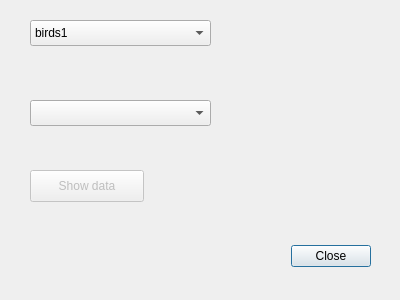
<?xml version="1.0" encoding="UTF-8"?>
<ui version="4.0">
 <class>BirdChooserDialogBase</class>
 <widget class="QDialog" name="BirdChooserDialogBase">
  <property name="geometry">
   <rect>
    <x>0</x>
    <y>0</y>
    <width>400</width>
    <height>300</height>
   </rect>
  </property>
  <property name="windowTitle">
   <string>Bird Chooser</string>
  </property>
  <widget class="QDialogButtonBox" name="button_box">
   <property name="geometry">
    <rect>
     <x>30</x>
     <y>240</y>
     <width>341</width>
     <height>32</height>
    </rect>
   </property>
   <property name="orientation">
    <enum>Qt::Horizontal</enum>
   </property>
   <property name="standardButtons">
    <set>QDialogButtonBox::Close</set>
   </property>
  </widget>
  <widget class="QComboBox" name="speciesCombo">
   <property name="geometry">
    <rect>
     <x>30</x>
     <y>100</y>
     <width>181</width>
     <height>26</height>
    </rect>
   </property>
  </widget>
  <widget class="QComboBox" name="tableCombo">
   <property name="geometry">
    <rect>
     <x>30</x>
     <y>20</y>
     <width>181</width>
     <height>26</height>
    </rect>
   </property>
   <item>
    <property name="text">
     <string>birds1</string>
    </property>
   </item>
   <item>
    <property name="text">
     <string>birds2</string>
    </property>
   </item>
  </widget>
  <widget class="QPushButton" name="addLayerButton">
   <property name="enabled">
    <bool>false</bool>
   </property>
   <property name="geometry">
    <rect>
     <x>30</x>
     <y>170</y>
     <width>114</width>
     <height>32</height>
    </rect>
   </property>
   <property name="text">
    <string>Show data</string>
   </property>
   <property name="autoDefault">
    <bool>false</bool>
   </property>
  </widget>
 </widget>
 <resources/>
 <connections>
  <connection>
   <sender>button_box</sender>
   <signal>accepted()</signal>
   <receiver>BirdChooserDialogBase</receiver>
   <slot>accept()</slot>
   <hints>
    <hint type="sourcelabel">
     <x>20</x>
     <y>20</y>
    </hint>
    <hint type="destinationlabel">
     <x>20</x>
     <y>20</y>
    </hint>
   </hints>
  </connection>
  <connection>
   <sender>button_box</sender>
   <signal>rejected()</signal>
   <receiver>BirdChooserDialogBase</receiver>
   <slot>reject()</slot>
   <hints>
    <hint type="sourcelabel">
     <x>20</x>
     <y>20</y>
    </hint>
    <hint type="destinationlabel">
     <x>20</x>
     <y>20</y>
    </hint>
   </hints>
  </connection>
 </connections>
</ui>
